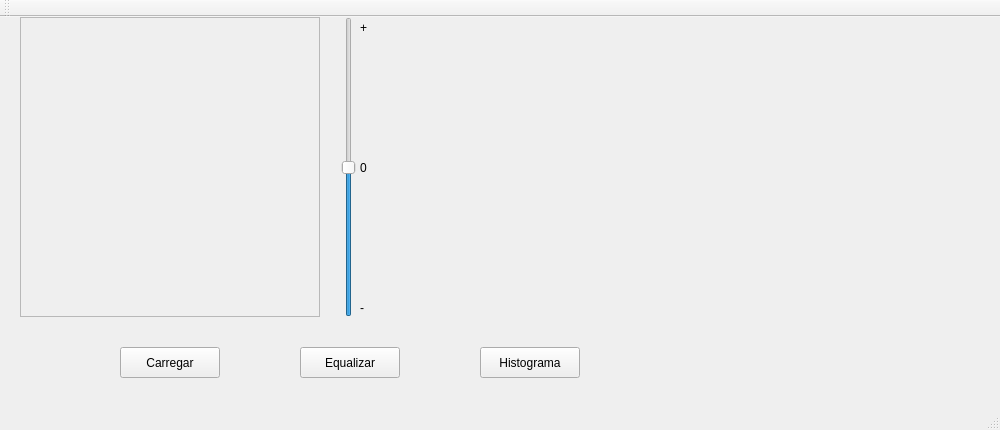
<?xml version="1.0" encoding="UTF-8"?>
<ui version="4.0">
 <class>MainWindow</class>
 <widget class="QMainWindow" name="MainWindow">
  <property name="geometry">
   <rect>
    <x>0</x>
    <y>0</y>
    <width>1000</width>
    <height>430</height>
   </rect>
  </property>
  <property name="windowTitle">
   <string>MainWindow</string>
  </property>
  <widget class="QWidget" name="centralWidget">
   <widget class="QScrollArea" name="scrollImagem">
    <property name="geometry">
     <rect>
      <x>20</x>
      <y>0</y>
      <width>300</width>
      <height>300</height>
     </rect>
    </property>
    <property name="widgetResizable">
     <bool>true</bool>
    </property>
    <widget class="QWidget" name="scrollAreaWidgetContents">
     <property name="geometry">
      <rect>
       <x>0</x>
       <y>0</y>
       <width>298</width>
       <height>298</height>
      </rect>
     </property>
    </widget>
   </widget>
   <widget class="QSlider" name="sliderBrilho">
    <property name="geometry">
     <rect>
      <x>340</x>
      <y>0</y>
      <width>18</width>
      <height>300</height>
     </rect>
    </property>
    <property name="minimum">
     <number>-255</number>
    </property>
    <property name="maximum">
     <number>255</number>
    </property>
    <property name="singleStep">
     <number>15</number>
    </property>
    <property name="pageStep">
     <number>15</number>
    </property>
    <property name="orientation">
     <enum>Qt::Vertical</enum>
    </property>
   </widget>
   <widget class="QLabel" name="label">
    <property name="geometry">
     <rect>
      <x>360</x>
      <y>0</y>
      <width>66</width>
      <height>21</height>
     </rect>
    </property>
    <property name="text">
     <string>+</string>
    </property>
   </widget>
   <widget class="QLabel" name="label_2">
    <property name="geometry">
     <rect>
      <x>360</x>
      <y>280</y>
      <width>66</width>
      <height>21</height>
     </rect>
    </property>
    <property name="text">
     <string>-</string>
    </property>
   </widget>
   <widget class="QPushButton" name="pushCarregar">
    <property name="geometry">
     <rect>
      <x>120</x>
      <y>330</y>
      <width>100</width>
      <height>31</height>
     </rect>
    </property>
    <property name="text">
     <string>Carregar</string>
    </property>
   </widget>
   <widget class="QPushButton" name="pushHistograma">
    <property name="geometry">
     <rect>
      <x>480</x>
      <y>330</y>
      <width>100</width>
      <height>31</height>
     </rect>
    </property>
    <property name="text">
     <string>Histograma</string>
    </property>
   </widget>
   <widget class="QPushButton" name="pushEqualizar">
    <property name="geometry">
     <rect>
      <x>300</x>
      <y>330</y>
      <width>100</width>
      <height>31</height>
     </rect>
    </property>
    <property name="text">
     <string>Equalizar</string>
    </property>
   </widget>
   <widget class="QCustomPlot" name="widgetGrafico" native="true">
    <property name="geometry">
     <rect>
      <x>380</x>
      <y>0</y>
      <width>600</width>
      <height>300</height>
     </rect>
    </property>
   </widget>
   <widget class="QLabel" name="label_3">
    <property name="geometry">
     <rect>
      <x>360</x>
      <y>140</y>
      <width>66</width>
      <height>21</height>
     </rect>
    </property>
    <property name="text">
     <string>0</string>
    </property>
   </widget>
  </widget>
  <widget class="QMenuBar" name="menuBar">
   <property name="geometry">
    <rect>
     <x>0</x>
     <y>0</y>
     <width>1000</width>
     <height>27</height>
    </rect>
   </property>
  </widget>
  <widget class="QToolBar" name="mainToolBar">
   <attribute name="toolBarArea">
    <enum>TopToolBarArea</enum>
   </attribute>
   <attribute name="toolBarBreak">
    <bool>false</bool>
   </attribute>
  </widget>
  <widget class="QStatusBar" name="statusBar"/>
 </widget>
 <layoutdefault spacing="6" margin="11"/>
 <customwidgets>
  <customwidget>
   <class>QCustomPlot</class>
   <extends>QWidget</extends>
   <header>qcustomplot.h</header>
   <container>1</container>
  </customwidget>
 </customwidgets>
 <resources/>
 <connections/>
</ui>
